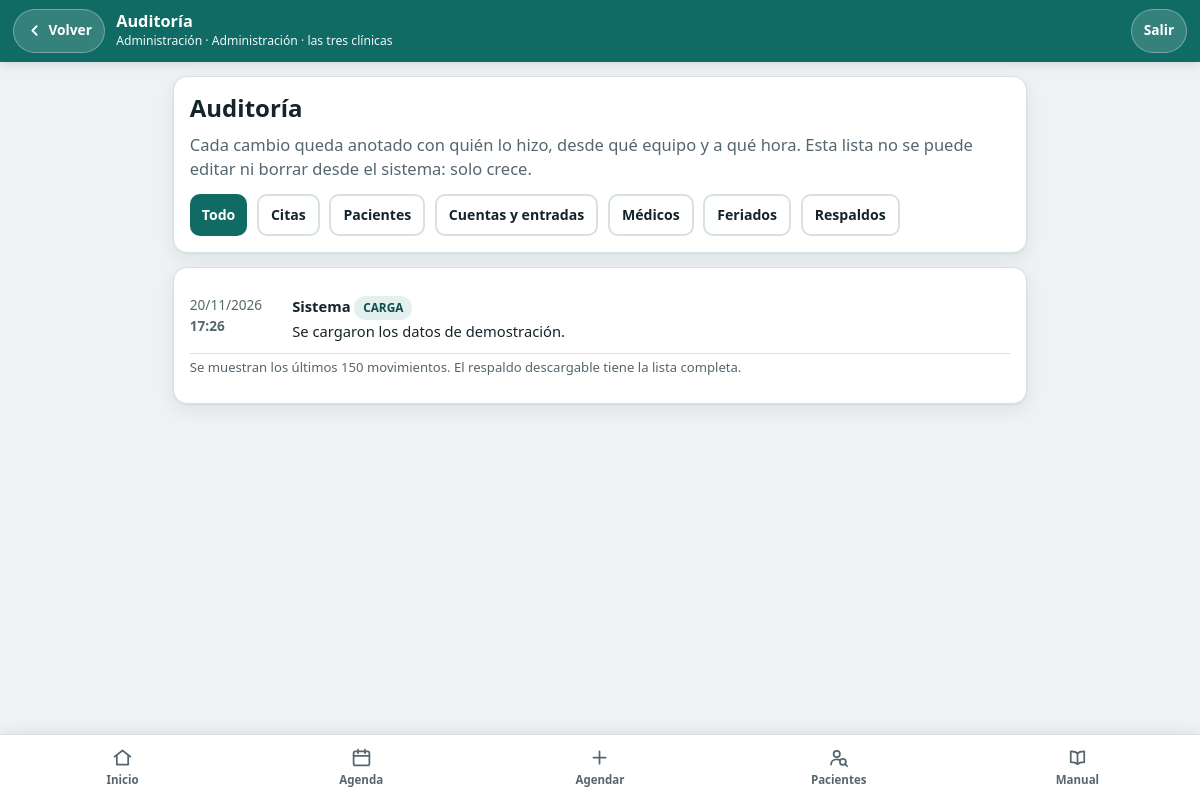
The app's page /auditoria.php (signed in) with its own data.
### tables this page shows
CREATE TABLE usuarios (
  id INT AUTO_INCREMENT PRIMARY KEY,
  nombre VARCHAR(120) NOT NULL,
  usuario VARCHAR(40) NOT NULL UNIQUE,
  clave_hash VARCHAR(255) NOT NULL,
  rol ENUM('admin','doctora','recepcion') NOT NULL,
  clinica_id INT NULL,                     
  modo_simple TINYINT(1) NOT NULL DEFAULT 0,   
  activo TINYINT(1) NOT NULL DEFAULT 1,
  FOREIGN KEY (clinica_id) REFERENCES clinicas(id)
);

CREATE TABLE auditoria (
  id BIGINT AUTO_INCREMENT PRIMARY KEY,
  usuario_id INT NULL,
  usuario_nombre VARCHAR(120) NOT NULL,
  accion  VARCHAR(40) NOT NULL,            
  entidad VARCHAR(40) NOT NULL,            
  entidad_id INT NULL,
  detalle VARCHAR(255) NOT NULL,           
  antes   JSON NULL,
  despues JSON NULL,
  ip VARCHAR(45) NULL,
  creado_en DATETIME NOT NULL DEFAULT CURRENT_TIMESTAMP,
  KEY ix_entidad (entidad, entidad_id),
  KEY ix_fecha (creado_en)
);

### lib/auth.php (called while the page is built, shortened)
<?php
require_once __DIR__ . '/db.php';
require_once __DIR__ . '/validacion.php';
require_once __DIR__ . '/auditoria.php';
require_once __DIR__ . '/agenda.php';
require_once __DIR__ . '/plantilla.php';
function usuario_actual(): ?array
{
    static $cache = [];
    $id = (int)($_SESSION['uid'] ?? 0);
    if (!array_key_exists($id, $cache)) {
        $u = fila('SELECT * FROM usuarios WHERE id = ? AND activo = 1', [$id]);
        $cache[$id] = $u;
    }
    return $cache[$id];
}
function modo_simple(): bool
{
    return !empty(usuario_actual()['modo_simple']);
}
function permisos_de(string $rol): array
{
    $recepcion = ['ver_agenda', 'agendar', 'cancelar', 'marcar_estado',
                  'ver_pacientes', 'crear_paciente', 'editar_paciente'];
    $doctora   = array_merge($recepcion, ['ver_todas_las_clinicas', 'ver_motivo', 'ver_auditoria', 'respaldo']);
    $admin     = array_merge($doctora, ['gestionar_usuarios', 'gestionar_catalogos']);
    return ['recepcion' => $recepcion, 'doctora' => $doctora, 'admin' => $admin][$rol] ?? [];
}
function puede(string $accion): bool
{
    $u = usuario_actual();
    return $u !== null && in_array($accion, permisos_de($u['rol']), true);
}
function exigir_login(): void
{
    if (usuario_actual()) return;
}
function exigir(string $accion): void
{
    exigir_login();
    if (puede($accion)) return;
    ?>
    <?php
    exit;
}

### lib/db.php (called while the page is built, shortened)
<?php
function config(): array
{
    static $c = null;
    if ($c === null) {
        $local = __DIR__ . '/../config/local.php';
        $c = require (is_file($local) ? $local : __DIR__ . '/../config/local.example.php');
    }
    return $c;
}
function db(): PDO
{
    static $pdo = null;
    if ($pdo) return $pdo;
    $c = config();
    $pdo = new PDO(
        "mysql:host={$c['host']};port={$c['puerto']};charset=utf8mb4",
        $c['usuario'],
        $c['clave'],
        [
            PDO::ATTR_ERRMODE            => PDO::ERRMODE_EXCEPTION,
            PDO::ATTR_DEFAULT_FETCH_MODE => PDO::FETCH_ASSOC,
            PDO::ATTR_EMULATE_PREPARES   => false,
        ]
    );
    $pdo->exec("SET time_zone = '-05:00'");
    require_once __DIR__ . '/instalador.php';
    instalar_si_hace_falta($pdo, $c['base']);
    $pdo->exec('USE `' . $c['base'] . '`');
    return $pdo;
}
function consulta(string $sql, array $parametros = []): PDOStatement
{
    $s = db()->prepare($sql);
    $s->execute($parametros);
    return $s;
}
function fila(string $sql, array $parametros = []): ?array
{
    $r = consulta($sql, $parametros)->fetch();
    return $r === false ? null : $r;
}
function filas(string $sql, array $parametros = []): array
{
    return consulta($sql, $parametros)->fetchAll();
}

### config/local.example.php (called while the page is built)
<?php
return [
    'host'    => '127.0.0.1',
    'puerto'  => 3306,
    'base'    => 'clinagenda',
    'usuario' => 'root',
    'clave'   => '',
];

### lib/instalador.php (called while the page is built, shortened)
<?php
function instalar_si_hace_falta(PDO $pdo, string $base): void
{
    if (tabla_citas_existe($pdo, $base)) return;
    $pdo->query("SELECT GET_LOCK('clinagenda_instalar', 30)");
    try {
        if (tabla_citas_existe($pdo, $base)) return;
        $s = $pdo->prepare('SELECT COUNT(*) FROM information_schema.tables WHERE table_schema = ?');
        $s->execute([$base]);
        $pdo->exec("CREATE DATABASE IF NOT EXISTS `$base` CHARACTER SET utf8mb4 COLLATE utf8mb4_unicode_ci");
        $pdo->exec("USE `$base`");
        try {
            foreach (['01_esquema.sql', '02_datos_demo.sql'] as $archivo) {
                foreach (sentencias_sql((string)file_get_contents(__DIR__ . '/../sql/' . $archivo)) as $sentencia) {
                    $pdo->exec($sentencia);
                }
            }
        } catch (Throwable $e) {
            $pdo->exec("DROP DATABASE `$base`");
            throw $e;
        }
    } finally {
        $pdo->query("SELECT RELEASE_LOCK('clinagenda_instalar')");
    }
}
function tabla_citas_existe(PDO $pdo, string $base): bool
{
    $s = $pdo->prepare('SELECT COUNT(*) FROM information_schema.tables WHERE table_schema = ? AND table_name = ?');
    $s->execute([$base, 'citas']);
    return (int)$s->fetchColumn() > 0;
}
function sentencias_sql(string $sql): array
{
    $sinComentarios = (string)preg_replace('/^\s*--.*$/m', '', $sql);
    $partes = preg_split('/;\s*$/m', $sinComentarios) ?: [];
    return array_values(array_filter(array_map('trim', $partes),
        fn($s) => $s !== '' && !preg_match('/^(CREATE DATABASE|USE)\b/i', $s)));
}

### lib/validacion.php (called while the page is built, shortened)
<?php
function h(?string $s): string
{
    return htmlspecialchars((string)$s, ENT_QUOTES | ENT_SUBSTITUTE, 'UTF-8');
}

### lib/auditoria.php (called while the page is built, shortened)
<?php
function auditoria_listar(int $limite = 150, string $entidad = ''): array
{
    $limite = max(1, min($limite, 500));
    return filas("SELECT * FROM auditoria ORDER BY id DESC LIMIT $limite");
}

### auditoria.php (the view, shortened to what this page needs)
<?php
require __DIR__ . '/lib/auth.php';
exigir('ver_auditoria');
$filtros = ['' => 'Todo', 'citas' => 'Citas', 'pacientes' => 'Pacientes', 'usuarios' => 'Cuentas y entradas',
            'medicos' => 'Médicos', 'feriados' => 'Feriados', 'sistema' => 'Respaldos'];
$entidad = (string)($_GET['ver'] ?? '');
$lineas  = auditoria_listar(150, $entidad);
cabecera('Auditoría', ['volver' => 'inicio.php']);
?>
<div class="tarjeta">
  <h1>Auditoría</h1>
  <p class="suave">Cada cambio queda anotado con quién lo hizo, desde qué equipo y a qué hora.
     Esta lista no se puede editar ni borrar desde el sistema: solo crece.</p>
  <nav class="fila" aria-label="Filtrar">
    <?php foreach ($filtros as $k => $t): ?>
      <a class="btn chico <?= $entidad === $k ? '' : 'gris' ?>" href="auditoria.php<?= $k ? '?ver=' . $k : '' ?>"><?= h($t) ?></a>
    <?php endforeach; ?>
  </nav>
</div>
<div class="tarjeta">
  <?php if (!$lineas): ?>
    <p class="suave sin-margen">Todavía no hay movimientos de este tipo.</p>
  <?php else: ?>
    <?php foreach ($lineas as $l): ?>
      <div class="linea-rastro">
        <div class="cuando"><?= h(date('d/m/Y', strtotime($l['creado_en']))) ?><br><strong><?= h(date('H:i', strtotime($l['creado_en']))) ?></strong></div>
        <div class="que">
          <strong><?= h($l['usuario_nombre']) ?></strong> <span class="etq agendada"><?= h(str_replace('_', ' ', $l['accion'])) ?></span><br>
          <?= h($l['detalle']) ?>
        </div>
      </div>
    <?php endforeach; ?>
    <p class="ayuda-campo">Se muestran los últimos 150 movimientos. El respaldo descargable tiene la lista completa.</p>
  <?php endif; ?>
</div>
<?php pie(['activo' => 'auditoria']); ?>

### lib/plantilla.php (shortened to what this page needs)
<?php
function cabecera(string $titulo, array $op = []): void
{
    $u      = usuario_actual();
    $volver = $op['volver'] ?? null;
    $sinNav = $op['sin_nav'] ?? false;
    $lugar  = '';
    if ($u) {
        $lugar = $u['clinica_id'] ? (clinica((int)$u['clinica_id'])['nombre'] ?? '') : 'las tres clínicas';
        $lugar = NOMBRE_ROL[$u['rol']] . ' · ' . $lugar;
    }
    ?><!DOCTYPE html>
<html lang="es">
<head>
<link rel="stylesheet" href="assets/estilos.css">
</head>
<body class="<?= modo_simple() ? 'simple' : '' ?>">
<?php if ($u): ?>
<header class="barra">
  <?php if ($volver): ?>
    <a class="btn-volver" href="<?= h($volver) ?>">
      <svg viewBox="0 0 24 24" aria-hidden="true"><path d="M15 18l-6-6 6-6"/></svg>
      <span>Volver</span>
    </a>
  <?php endif; ?>
  <div class="barra-tit">
    <strong><?= h($titulo) ?></strong>
    <small><?= h($u['nombre']) ?> · <?= h($lugar) ?></small>
  </div>
  <a class="btn-salir" href="salir.php">Salir</a>
</header>
<?php endif; ?>
<main class="<?= $sinNav ? 'sin-nav' : '' ?>">
<?php
}
function icono(string $nombre): string
{
    return '<svg viewBox="0 0 24 24" aria-hidden="true">' . (ICONOS[$nombre] ?? '') . '</svg>';
}
function pie(array $op = []): void
{
    $u      = usuario_actual();
    $sinNav = $op['sin_nav'] ?? false;
    $actual = $op['activo'] ?? '';
    $enlaces = modo_simple()
        ? ['inicio' => 'Inicio', 'manual' => 'Manual de uso']
        : ['inicio' => 'Inicio', 'agenda' => 'Agenda', 'agendar' => 'Agendar', 'pacientes' => 'Pacientes', 'manual' => 'Manual'];
    $iconoDe = ['agendar' => 'mas'];
    ?>
</main>
<?php if ($u && !$sinNav): ?>
<nav class="<?= modo_simple() ? 'nav-simple' : 'nav' ?> no-imprimir" aria-label="Secciones">
  <?php foreach ($enlaces as $pagina => $texto): ?>
    <a href="<?= $pagina ?>.php" <?= $actual === $pagina ? 'aria-current="page"' : '' ?>>
      <?= icono($iconoDe[$pagina] ?? $pagina) ?><span><?= h($texto) ?></span></a>
  <?php endforeach; ?>
</nav>
<?php endif; ?>
</body>
</html>
<?php
}
    ?>

### assets/estilos.css (style rules this page uses)
:root { --fs: 16.5px; --bg:#eef2f4; --surface:#fff; --surface-2:#f7fafb; --primary:#0f6b64; --primary-dark:#0a4f4a; --primary-soft:#e3f0ee; --danger:#b3261e; --danger-soft:#fdeceb; --warn:#8a5a00; --warn-soft:#fff5e0; --ok:#1e6b35; --ok-soft:#e6f4ea; --text:#15232b; --muted:#55666f; --border:#d6e0e5; --radio:14px; --sombra:0 1px 2px rgba(21,35,43,.06), 0 6px 18px rgba(21,35,43,.07); --alto-boton:50px; }
* { box-sizing:border-box; }
html,body { margin:0; padding:0; }
body { font-family:system-ui,-apple-system,"Segoe UI",Roboto,Helvetica,Arial,sans-serif; font-size:var(--fs); line-height:1.5; color:var(--text); background:var(--bg); -webkit-text-size-adjust:100%; }
h1,h2,h3 { margin:0 0 .4em; line-height:1.25; }
h1 { font-size:1.5rem; }
p { margin:0 0 .7em; }
a { color:var(--primary-dark); }
.barra { position:sticky; top:0; z-index:20; display:flex; align-items:center; gap:.7rem; background:var(--primary); color:#fff; padding:.55rem .8rem; box-shadow:0 2px 10px rgba(0,0,0,.12); }
.barra-tit { flex:1; min-width:0; }
.barra-tit strong { display:block; font-size:1.02rem; line-height:1.25; }
.barra-tit small { display:block; font-size:.76rem; opacity:.95; }
.btn-volver,.btn-salir { display:inline-flex; align-items:center; gap:.35rem; min-height:44px; padding:.3rem .75rem; border-radius:999px; background:rgba(255,255,255,.16); border:1px solid rgba(255,255,255,.3); color:#fff; text-decoration:none; font-size:.86rem; font-weight:600; }
.btn-volver svg { width:17px; height:17px; fill:none; stroke:#fff; stroke-width:2.6; stroke-linecap:round; stroke-linejoin:round; }
main { max-width:880px; margin:0 auto; padding:.9rem .8rem 6.5rem; }
.nav,.nav-simple { position:fixed; bottom:0; left:0; right:0; z-index:20; display:flex; background:var(--surface); border-top:1px solid var(--border); padding:.25rem .2rem calc(.25rem + env(safe-area-inset-bottom)); box-shadow:0 -2px 12px rgba(21,35,43,.08); }
.nav a,.nav-simple a { flex:1; display:flex; flex-direction:column; align-items:center; gap:.15rem; padding:.5rem .2rem; min-height:56px; border-radius:10px; color:var(--muted); font-size:.72rem; font-weight:600; text-decoration:none; text-align:center; }
.nav a svg,.nav-simple a svg { width:21px; height:21px; fill:none; stroke:currentColor; stroke-width:2; stroke-linecap:round; stroke-linejoin:round; }
.tarjeta { background:var(--surface); border:1px solid var(--border); border-radius:var(--radio); padding:1rem; margin-bottom:.9rem; box-shadow:var(--sombra); }
.btn { display:inline-flex; align-items:center; justify-content:center; gap:.45rem; min-height:var(--alto-boton); padding:.7rem 1.1rem; border:0; border-radius:10px; background:var(--primary); color:#fff; font:inherit; font-weight:700; text-decoration:none; cursor:pointer; text-align:center; }
.btn.gris { background:#fff; color:var(--text); border:2px solid var(--border); }
.btn.chico { min-height:42px; padding:.4rem .75rem; font-size:.88rem; }
.fila { display:flex; gap:.6rem; flex-wrap:wrap; align-items:center; }
.etq { display:inline-block; padding:.18rem .55rem; border-radius:999px; font-size:.74rem; font-weight:700; }
.etq.agendada { background:var(--primary-soft); color:var(--primary-dark); }
.ayuda-campo { display:block; margin-top:.25rem; color:var(--muted); font-size:.82rem; }
.suave { color:var(--muted); }
.linea-rastro { display:flex; gap:.9rem; padding:.7rem 0; border-bottom:1px solid var(--border); font-size:.92rem; }
.linea-rastro .cuando { min-width:5.5rem; color:var(--muted); font-size:.85rem; }
.linea-rastro .que { flex:1; min-width:0; overflow-wrap:anywhere; }

### records on screen
usuarios: nombre "Administración"
auditoria: creado_en "20/11/2026", creado_en "17:26", usuario_nombre "Sistema", accion "CARGA", detalle "Se cargaron los datos de demostración."

### other values on screen
$titulo "Auditoría"
$lugar "Administración · las tres clínicas"
$t "Todo"
$t "Citas"
$t "Pacientes"
$t "Cuentas y entradas"
$t "Médicos"
$t "Feriados"
$t "Respaldos"
$texto "Inicio"
$texto "Agenda"
$texto "Agendar"
$texto "Pacientes"
$texto "Manual"
